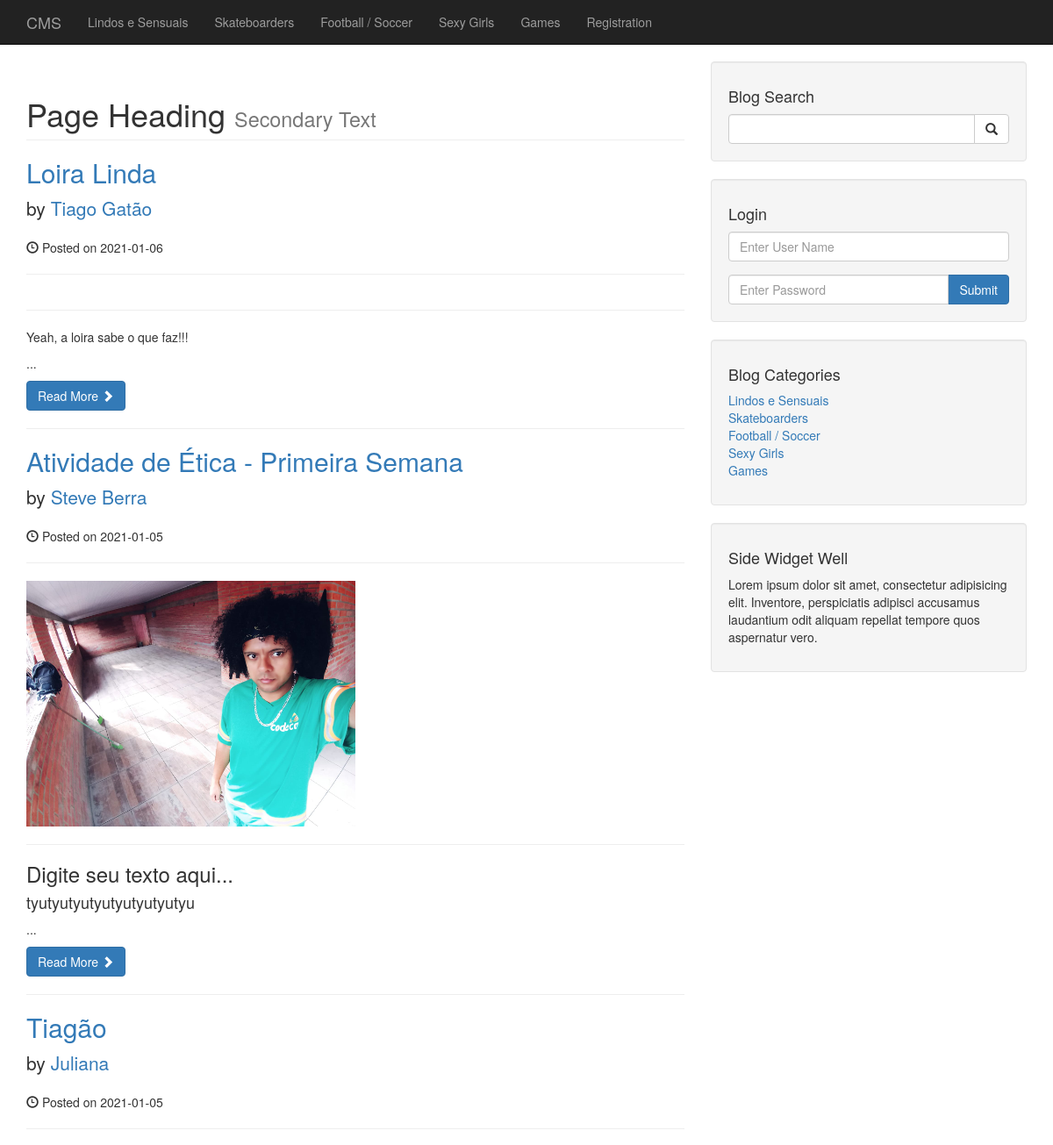
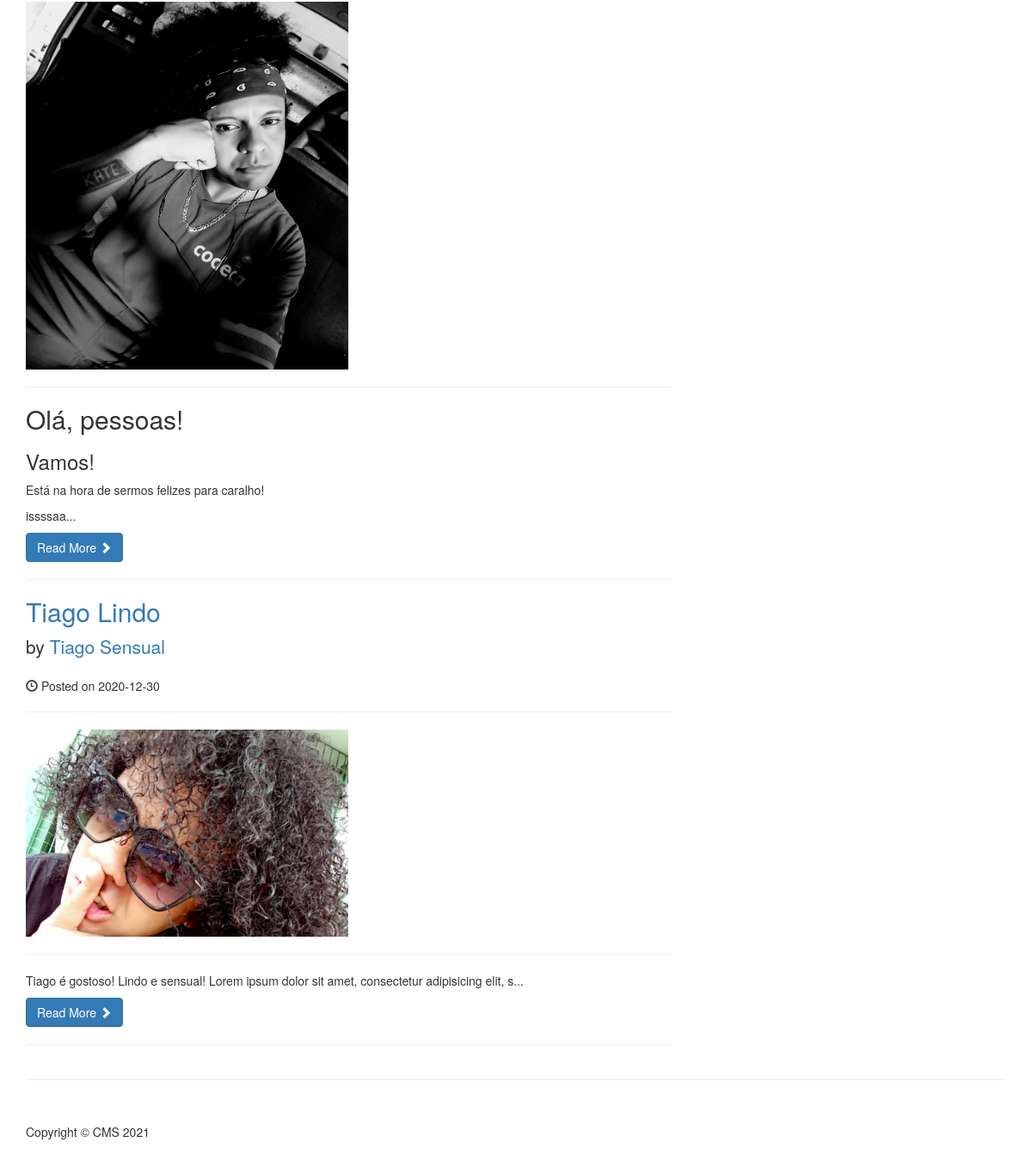
Page /cms/category?category=11 on the earlier database version (2 pictures, top to bottom).
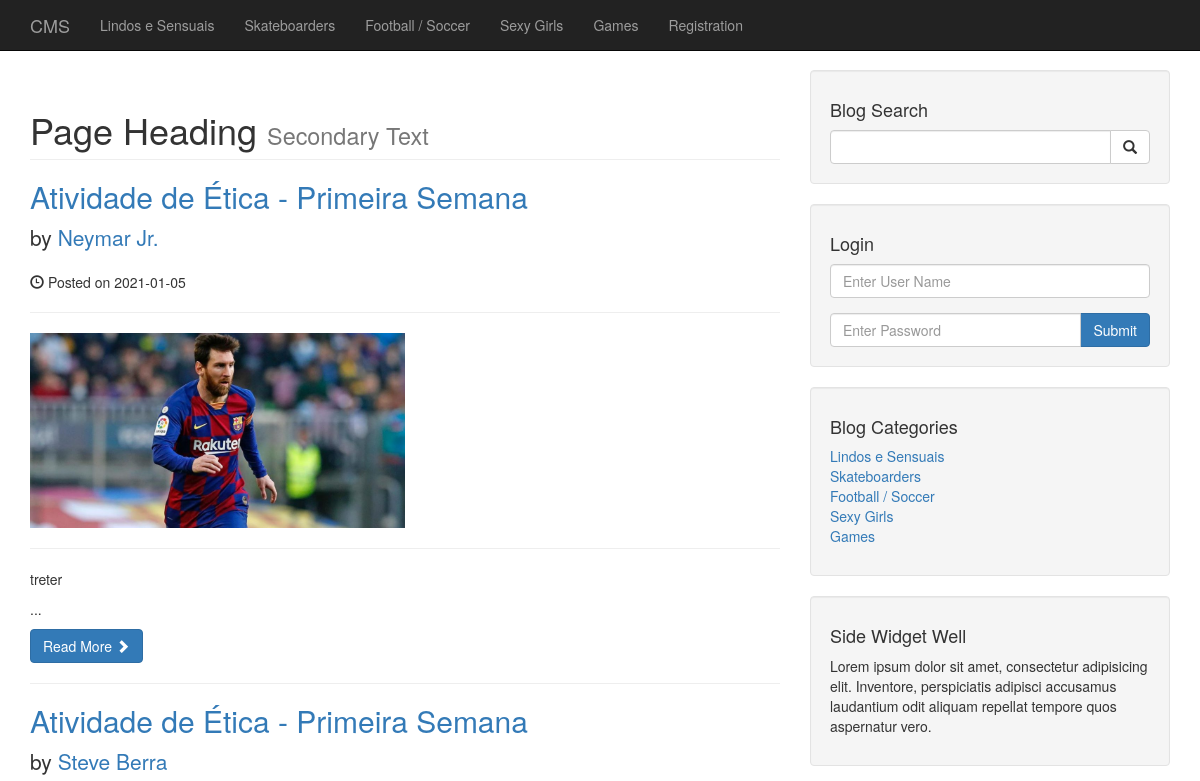
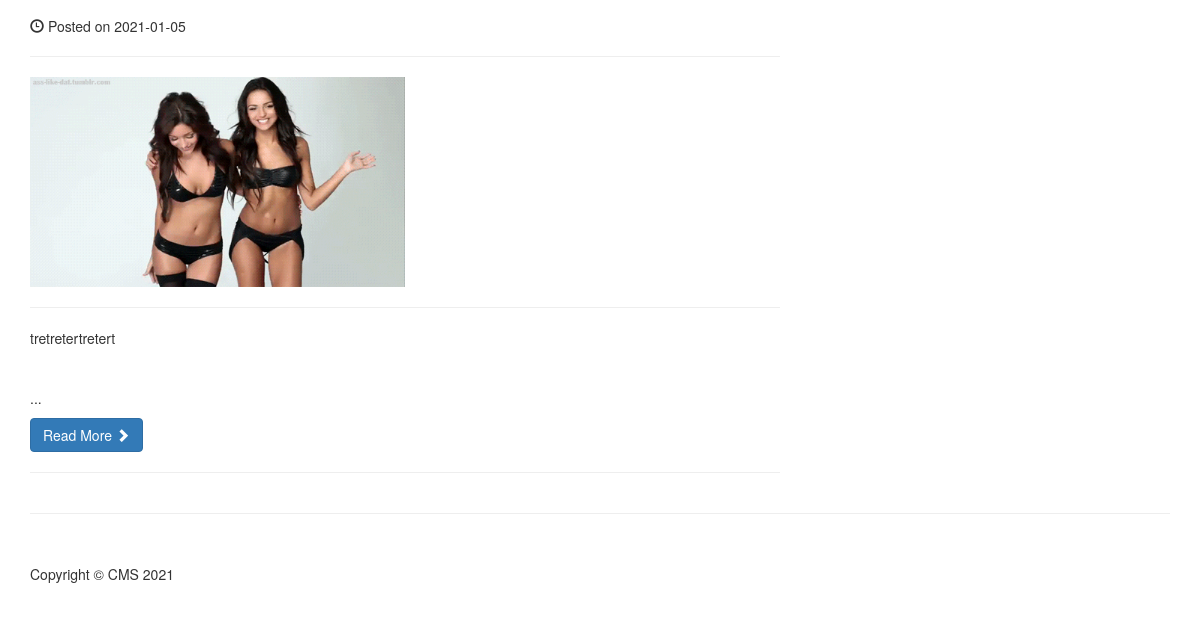
Same page on the later database version (2 pictures, top to bottom).
### tables this page shows
CREATE TABLE `categories` (
  `cat_id` int(3) NOT NULL,
  `cat_title` varchar(255) NOT NULL
);

CREATE TABLE `posts` (
  `post_id` int(3) NOT NULL,
  `post_category_id` int(3) NOT NULL,
  `post_title` varchar(255) NOT NULL,
  `post_author` varchar(255) NOT NULL,
  `post_date` date NOT NULL,
  `post_image` text NOT NULL,
  `post_content` text NOT NULL,
  `post_tags` varchar(255) NOT NULL,
  `post_comment_count` int(11) NOT NULL DEFAULT '0',
  `post_status` varchar(255) DEFAULT 'Draft',
  `post_views_count` int(11) NOT NULL DEFAULT '0'
);

### cms/category.php (the view, shortened to what the changed rows need)
<?php require('includes/header.php'); ?>
    <?php require('includes/navigation.php'); ?>
    <div class="container">
        <div class="row">
            <div class="col-md-8">
                <h1 class="page-header">
                    Page Heading
                    <small>Secondary Text</small>
                </h1>
                <?php
                    if (isset($_GET['category'])) {
                        $post_category = $_GET['category'];
                    }
                    $query = "SELECT * FROM posts WHERE post_category_id = $post_category AND post_status = 'Published' ORDER BY post_id DESC";
                    $select_all_posts_query = mysqli_query($connection, $query);
                    while ($row = mysqli_fetch_assoc($select_all_posts_query)) {
                        $post_id = $row['post_id'];
                        $post_title = $row['post_title'];
                        $post_author = $row['post_author'];
                        $post_date = $row['post_date'];
                        $post_image = $row['post_image'];
                        $post_content = substr($row['post_content'], 0, 100) . "...";
                        ?>
                        <h2>
                            <a href="post.php?p_id=<?php echo $post_id ?>"><?php echo $post_title; ?></a>
                        </h2>
                        <p class="lead">
                            by <a href="index.php"><?php echo $post_author; ?></a>
                        </p>
                        <p>
                            <span class="glyphicon glyphicon-time">
                            </span>
                            Posted on <?php echo $post_date; ?>
                        </p>
                        <hr>
                        <a href="post.php?p_id=<?php echo $post_id ?>">
                            <img class="img-responsive" style="width: 50%;" src="images/<?php echo $post_image; ?>" alt="">
                        </a>
                        <hr>
                        <p>
                            <?php echo $post_content; ?>
                        </p>
                        <a class="btn btn-primary" href="post.php?p_id=<?php echo $post_id ?>">
                            Read More
                            <span class="glyphicon glyphicon-chevron-right">
                            </span>
                        </a>
                        <hr>
                        <?php
                    }
                ?>
            </div>
            <?php require('includes/sidebar.php'); ?>
        </div>
<?php require('includes/footer.php'); ?>

### includes/navigation.php (shortened to what the changed rows need)
<?php require('includes/db.php'); ?>
<nav class="navbar navbar-inverse navbar-fixed-top" role="navigation">
  <div class="container">
    <div class="collapse navbar-collapse" id="bs-example-navbar-collapse-1">
      <ul class="nav navbar-nav">
        <?php
          $query = "SELECT * FROM categories;";
          $select_all_categories_query = mysqli_query($connection, $query);
          while ($row = mysqli_fetch_assoc($select_all_categories_query)) {
            $the_cat_id = $row['cat_id'];
            ?>
              <li>
                <a href="category?category=<?= $the_cat_id ?>"><?php echo $row['cat_title']; ?></a>
              </li>
            <?php
          }
        ?>
      </ul>
    </div>
  </div>
</nav>

### includes/sidebar.php (shortened to what the changed rows need)
<div class="col-md-4" style="position: -webkit-sticky; position: sticky; top: -70px;">
    <div class="well">
    </div>
    <div class="well">
    </div>
    <div class="well">
        <?php
          $query = "SELECT * FROM categories;";
          $select_categories_sidebar = mysqli_query($connection, $query);
        ?>
        <div class="row">
            <div class="col-lg-12">
                <ul class="list-unstyled">
                    <?php
    while ($row = mysqli_fetch_assoc($select_categories_sidebar))
    {
        $the_cat_id = $row['cat_id'];
        ?>
          <li>
            <a href="category?category=<?= $the_cat_id ?>"><?php echo $row['cat_title']; ?></a>
          </li>
        <?php
    } ?>
                </ul>
            </div>
        </div>
    </div>
   <?php require('widget.php'); ?>
</div>

Differences in the rows shown:
removed posts: post_title "Loira Linda", post_author "Tiago Gatão", post_date "2021-01-06", post_content "Yeah, a loira sabe o que faz!!! ..."
removed posts: post_title "Atividade de Ética - Primeira Semana", post_author "Steve Berra", post_date "2021-01-05", post_image (picture), post_content "Digite seu texto aqui... tyutyutyutyutyutyutyutyu ..."
removed posts: post_title "Tiagão", post_author "Juliana", post_date "2021-01-05", post_image (picture), post_content "Olá, pessoas! Vamos! Está na hora de sermos felizes para caralho! issssaa..."
removed posts: post_title "Tiago Lindo", post_author "Tiago Sensual", post_date "2020-12-30", post_image (picture), post_content "Tiago é gostoso! Lindo e sensual! Lorem ipsum dolor sit amet, consectetur adipisicing elit, s..."
now on this page (row edited): posts: post_title "Atividade de Ética - Primeira Semana", post_author "Neymar Jr.", post_date "2021-01-05", post_image (picture), post_content "treter ..."
now on this page (row edited): posts: post_title "Atividade de Ética - Primeira Semana", post_author "Steve Berra", post_date "2021-01-05", post_image (picture), post_content "tretretertretert ..."
